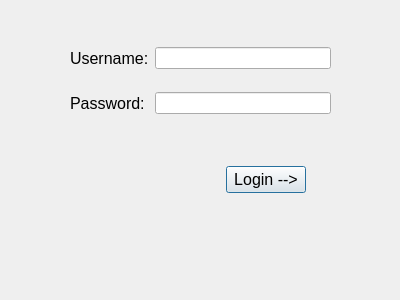
<?xml version="1.0" encoding="UTF-8"?>
<ui version="4.0">
 <class>Dialog</class>
 <widget class="QDialog" name="Dialog">
  <property name="geometry">
   <rect>
    <x>0</x>
    <y>0</y>
    <width>400</width>
    <height>300</height>
   </rect>
  </property>
  <property name="windowTitle">
   <string>Dialog</string>
  </property>
  <widget class="QWidget" name="horizontalLayoutWidget">
   <property name="geometry">
    <rect>
     <x>140</x>
     <y>140</y>
     <width>251</width>
     <height>80</height>
    </rect>
   </property>
   <layout class="QHBoxLayout" name="horizontalLayout">
    <item>
     <spacer name="horizontalSpacer">
      <property name="orientation">
       <enum>Qt::Horizontal</enum>
      </property>
      <property name="sizeHint" stdset="0">
       <size>
        <width>40</width>
        <height>20</height>
       </size>
      </property>
     </spacer>
    </item>
    <item>
     <widget class="QPushButton" name="btnLogin">
      <property name="font">
       <font>
        <pointsize>12</pointsize>
       </font>
      </property>
      <property name="text">
       <string>Login --&gt;</string>
      </property>
     </widget>
    </item>
    <item>
     <spacer name="horizontalSpacer_2">
      <property name="orientation">
       <enum>Qt::Horizontal</enum>
      </property>
      <property name="sizeHint" stdset="0">
       <size>
        <width>40</width>
        <height>20</height>
       </size>
      </property>
     </spacer>
    </item>
   </layout>
  </widget>
  <widget class="QWidget" name="gridLayoutWidget">
   <property name="geometry">
    <rect>
     <x>70</x>
     <y>30</y>
     <width>261</width>
     <height>101</height>
    </rect>
   </property>
   <layout class="QGridLayout" name="gridLayout">
    <item row="1" column="1">
     <widget class="QLineEdit" name="txtPassword"/>
    </item>
    <item row="0" column="1">
     <widget class="QLineEdit" name="txtUsername"/>
    </item>
    <item row="0" column="0">
     <widget class="QLabel" name="lblUsername">
      <property name="font">
       <font>
        <pointsize>12</pointsize>
       </font>
      </property>
      <property name="text">
       <string>Username:</string>
      </property>
     </widget>
    </item>
    <item row="1" column="0">
     <widget class="QLabel" name="lblPassword">
      <property name="font">
       <font>
        <pointsize>12</pointsize>
       </font>
      </property>
      <property name="text">
       <string>Password:</string>
      </property>
     </widget>
    </item>
   </layout>
  </widget>
 </widget>
 <resources/>
 <connections/>
</ui>
